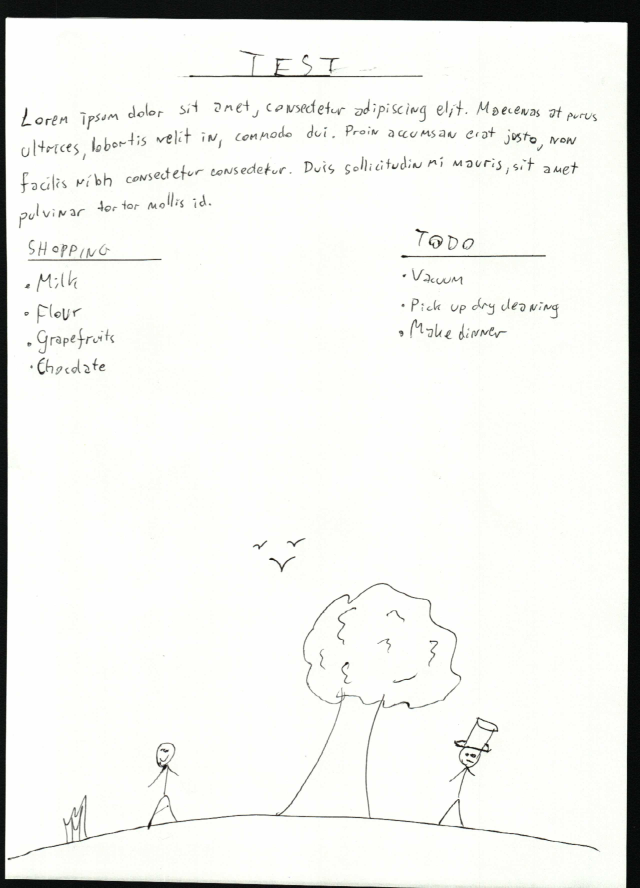
#> input picture images/IMAG0001.JPG, 2560 x 3552 px (shown at 1/4 size)
$ python main.py
#> lines starting #> are read from the running program, lines starting #| are printed output that depends on the picture; after the words box and inside, x2 and y2 are one past the last pixel; in counts of white or black regions, pixels touching at a corner belong together
### src/config.py
from __future__ import annotations ## DO NOT REMOVE

import yaml
import glob

from typing import Dict, Union, Tuple, List


# [6 lines left out: function find_cfg_file_path, not called in this run]


class Config(dict):
    """
    Config class that is internally a dict but allows accessing items by
    using `Config.ITEM` (as well as `Config['ITEM']`).
    """
    def __init__(self, cfg_path: str = None, *args, **kwargs) -> None:
        super(Config, self).__init__()

        for key, value in kwargs.items():
            self[key] = value

        if cfg_path is not None:
            self._path = cfg_path


    def __getattr__(self, key: str) -> ConfigItem:
        """
        Get a config item by `.` access.
        """
        retval, ok = self._recursive_search(key)
        if ok:
            return retval
        raise KeyError('Tried to access {}, which is not in config.'.format(key))


    def __setattr__(self, key: str, value: ConfigItem) -> None:
        """Magic overload for `.` dict indexing."""
        self[key] = value


    def __setitem__(self, key: str, value: ConfigItem) -> None:
        """Magic overload to ensure `.` indexing within subdicts."""
        if isinstance(value, dict):
            value = Config(**value)

        super(Config, self).__setitem__(key, value)


    def _recursive_search(self, key: str) -> Tuple[Union[None, ConfigItem], bool]:
        """
        Search recursively for a key if it was not found as an immediate member variable of this object.
        This is for convenience.

        Args:
        ---
        - `key`: Attribute name to find

        Returns:
        ---
        - `None` if the attribute was never find
        - an instance of `Config`
        """
        ## Return key if it's directly in this config
        if key in self.keys():
            return self[key], True

        ## Find any sub-configs in this config
        subcfgs = []
        for value in self.values():
            if isinstance(value, Config):
                subcfgs.append(value)

        ## Check if any of the subconfigs have the key directly of indirectly in them
        for subcfg in subcfgs:
            retval, ok = subcfg._recursive_search(key)
            if ok:
                return retval, True


        return None, False


    def dict(self) -> Dict[str, YAMLCompatible]:
        """Convert self to dict safely."""
        retdict = {}

        for key, value in self.items():
            if key.startswith('_'):
                continue
            elif isinstance(value, Config):
                retdict[key] = value.dict()
            else:
                retdict[key] = value

        return retdict


    def save(self) -> None:
        """Save the config to the file"""
        dict_to_save = self.dict()

        with open(self._path, 'w') as cfg_file:
            cfg_file.write(yaml.safe_dump(dict_to_save))


    @classmethod
    def from_file(cls, path: str = None) -> Config:
        """
        Read in config from the specified file.
        """
        if path is None:
            return cls.auto()

        with open(path, 'r') as cf:
            cfg_dict = yaml.safe_load(cf)

        return cls(cfg_path=path, **cfg_dict)

    # [10 lines left out: function auto, not called in this run]


## Type alias for any type that can be read in from YAML
ConfigItem = Union[int, float, bool, str, None, List, Tuple, Config]
YAMLCompatible = Union[int, float, bool, str, None, List, Tuple, Dict]

### src/image_handler.py
import os
import time
import glob
import cv2
from PIL import Image

import numpy as np
from typing import Tuple, List


IMAGE_FORMATS = ['jpg', 'png', 'bmp', 'tiff']


class ImageHandler():
    """
    OS I/O class for images and pdfs.
    """
    def __init__(self, cfg) -> None:
        self.CFG = cfg
        self.flag = cv2.IMREAD_GRAYSCALE if self.CFG.READ_GRAYSCALE else cv2.IMREAD_COLOR
        self.cnt = 0
        self.read_from_device()
        self.sort_names_by_indices()
        self.discard_old()
        self.load()


    def __iter__(self):
        self.cnt = 0
        return self


    def __next__(self) -> Tuple[str, np.ndarray]:
        """Return the next filename and image."""
        if self.cnt == len(self.files):
            raise StopIteration

        filename = str(self.files[self.cnt])
        img = self.images[self.cnt]
        self.cnt += 1

        return (os.path.split(filename)[-1], img)


    def __len__(self) -> int:
        """Magic method overload, may be useful in the future."""
        return len(self.files)


    def max(self) -> int:
        """Method for convenience."""
        if len(self.files) == 0:
            return -1
        return int(max(self.indices))


    def read_from_device(self) -> None:
        """
        Load images from device.
        """
        filenames_local = self.CFG.IMAGE_PREFIX + '*.' + self.CFG.IMAGE_EXTENSION
        path = os.path.join(self.CFG.DEVICE_PATH, filenames_local)
        self.files = np.array(glob.glob(path))


    def load(self) -> None:
        """Load images from device after they have been filtered."""
        self.images = [cv2.imread(f, self.flag) for f in self.files]


    def sort_names_by_indices(self) -> None:
        """Sort files by their order of creation."""
        self.indices = np.array(list(map(self.image_name_to_index, self.files)))
        order = np.argsort(self.indices)

        self.indices = self.indices[order]
        self.files = self.files[order]


    def image_name_to_index(self, name: str) -> int:
        """Convert automatically generated image name to image index."""
        ## Convert image path to local filename
        name = os.path.split(name)[-1]

        ## Remove prefix automatically generated by device
        if name.startswith(self.CFG.IMAGE_PREFIX):
            name = name[len(self.CFG.IMAGE_PREFIX):]

        ## Remove image extenstion(s)
        name = name.split('.')[0]

        ## Remove heading zeros (image filenames have a fixed number of digits)
        idx = name.lstrip('0')
        return int(idx)


    def discard_old(self) -> None:
        """Discard images previously processed."""
        files_not_used = np.where(self.indices > self.CFG.LAST_IMAGE_IDX)
        self.files = self.files[files_not_used]
        self.indices = self.indices[files_not_used]


    def resize_to_A4(self, img: np.ndarray) -> np.ndarray:
        """
        Resize image to A4 page size with given DPI (see config).
        """
        ## Standardized A4 sizes in px @ 300DPI
        h = int(3508 * (300/self.CFG.SAVE_DPI))
        w = int(2480 * (300/self.CFG.SAVE_DPI))
        return cv2.resize(img, (w, h))


    def get_pdf_filename(self) -> str:
        """Get unique pdf filename."""
        filename_no_ext = self.CFG.SAVE_PREFIX + '_' + time.strftime('%d_%m_%y-%H_%M') + '.pdf'
        return os.path.join(self.CFG.SAVE_PATH, filename_no_ext)


    def save(self, images: List[np.ndarray]) -> None:
        """Save images as separate images or a .pdf file."""
        if len(self.files) == 0:
            return

        ## Create output directory if it does not exist
        if not os.path.exists(self.CFG.SAVE_PATH):
            os.mkdir(self.CFG.SAVE_PATH)

        ## Convert to RGB
        if len(images[0].shape) == 3:
            images = [cv2.cvtColor(img, cv2.COLOR_BGR2RGB) for img in images]

        ## Resize to A4 size
        images = [self.resize_to_A4(img) for img in images]

        ## Save images as images
        if self.CFG.SAVE_FORMAT.lower() in IMAGE_FORMATS:
            for i in range(len(images)):
                filename = os.path.join(self.CFG.SAVE_PATH, os.path.split(self.files[i])[-1])
                cv2.imwrite(filename, images[i])

        ## Save images as pdf
        else:
            ## Convert to Pillow format
            pil_imgs = [Image.fromarray(img) for img in images]
            root = pil_imgs.pop(0)
            filename = self.get_pdf_filename()
            root.save(filename, 'PDF', save_all=True, append_images=pil_imgs)

### src/img_processing.py
import numpy as np
import cv2

from typing import Tuple


class ScanProcessor():
    """
    Class for processing scanned images and making them more presentable. Removes background and leaves
    """
    def __init__(self, cfg) -> None:
        self.CFG = cfg


    def thresh(self, img: np.ndarray) -> np.ndarray:
        """Threshold the image to single out page."""
        flag = cv2.THRESH_BINARY_INV if self.CFG.THRESH_INVERTED else cv2.THRESH_BINARY
        return cv2.threshold(img, self.CFG.THRESHOLD, 255, flag)[1] ## 0th element is thresh value


    def blur(self, img: np.ndarray) -> np.ndarray:
        """Blur image to reduce noise and improve threshing."""
        if self.CFG.BLUR_KERNEL == 0:
            return img

        kernel = tuple([self.CFG.BLUR_KERNEL]*2) if isinstance(self.CFG.BLUR_KERNEL, int) else tuple(self.CFG.BLUR_KERNEL)
        return cv2.blur(img, kernel)


    def get_rect_mask(self, img: np.ndarray) -> Tuple[np.ndarray, np.ndarray]:
        """
        Get the bounding rect of the largest blob and the mask containing only the largest blob.
        Assumes `img` has been thresholded.
        Returns [rect, mask].
        """
        cnts, _ = cv2.findContours(img, cv2.RETR_LIST, cv2.CHAIN_APPROX_NONE)

        ## Largest contour
        cnt = max(cnts, key=cv2.contourArea)

        ## Bounding rect of largest contours
        rect = cv2.boundingRect(cnt)

        ## Create mask with only largest contour
        mask = np.zeros(img.shape, dtype=np.uint8)
        mask = cv2.drawContours(mask, [cnt], 0, [255, 255, 255], -1)

        return rect, mask


    def erode(self, img: np.ndarray) -> np.ndarray:
        """Erode an image as specified in CFG."""
        ksize = tuple([self.CFG.EROSION_KERNEL]*2) if isinstance(self.CFG.EROSION_KERNEL, int) else tuple(self.CFG.EROSION_KERNEL)
        kernel = cv2.getStructuringElement(cv2.MORPH_RECT, ksize)
        return cv2.morphologyEx(img, cv2.MORPH_ERODE, kernel, self.CFG.EROSION_ITERATIONS)


    def crop_content(self, img: np.ndarray, mask: np.ndarray, rect: np.ndarray) -> Tuple[np.ndarray, np.ndarray]:
        """
        Crop content to fit as little background onto the final image as possible.
        """
        ## Unpack rect
        x, y, w, h = rect

        ## Crop image and mask
        ## If you're confused about the order of x,y refer to how OpenCV defines its axes
        img = img[y:y+h, x:x+w]
        mask = mask[y:y+h, x:x+w]

        return img, mask


    def draw_content_only(self, img: np.ndarray, mask: np.ndarray) -> np.ndarray:
        """Draw background as solid color."""
        ## Color is given as null, should be determined automatically (as mean of non-black pixels)
        if self.CFG.BACKGROUND_COLOR == None:
            img[mask == 0] = 0
            color = np.sum(img) / np.count_nonzero(img) ## Mean excluding 0-values
        ## Image is grayscale, color is BGR
        elif len(img.shape) == 2:
            color = np.mean(self.CFG.BACKGROUND_COLOR)
        ## Color is given as int
        elif isinstance(self.CFG.BACKGROUND_COLOR, int):
            color = [self.CFG.BACKGROUND_COLOR]*3
        else:
            color = self.CFG.BACKGROUND_COLOR

        img[mask == 0] = color

        return img


    def cut_off_margins(self, img: np.ndarray) -> np.ndarray:
        """Remove margins from images to cut off even more background."""
        margin = self.CFG.MARGIN
        if margin == 0:
            return img
        return img[margin:-margin+1, margin:-margin+1]


    def __call__(self, img: np.ndarray) -> np.ndarray:
        """
        Comprehensive call to the processor. Gets raw scan image and performs full processing path,
        returns final image.
        """
        img = self.blur(img)

        if len(img.shape) == 3:
            gray = cv2.cvtColor(img, cv2.COLOR_BGR2GRAY)
        else:
            gray = img

        threshed = self.thresh(gray)

        rect, mask = self.get_rect_mask(threshed)

        mask = self.erode(mask)

        img, mask = self.crop_content(img, mask, rect)

        img =  self.draw_content_only(img, mask)

        return self.cut_off_margins(img)

### main.py
import tqdm

from src.config import Config
from src.img_processing import ScanProcessor
from src.image_handler import ImageHandler


def main() -> None:
    config = Config.from_file('cfg\\config.yml')
    proc = ScanProcessor(config.IMAGE_PROCESSING)
    handler = ImageHandler(config.IO)
#> in load, `self.images = [cv2.imread(f, self.flag) for f in self.files]`: self.images = 1 item

    images_processed = []

    ## No new scans, exit
    if len(handler) == 0:
        input('Nothing to process or device not found. Press Enter to exit')
        return

    ## Process images with nice progress bar
    for i, (image_path, img) in tqdm.tqdm(enumerate(handler), total=len(handler), desc="Creating pdf file"):
        ip = proc(img)
        images_processed.append(ip)
#> this loop made 1 pass
#> pass 1, in __call__, `threshed = self.thresh(gray)`:
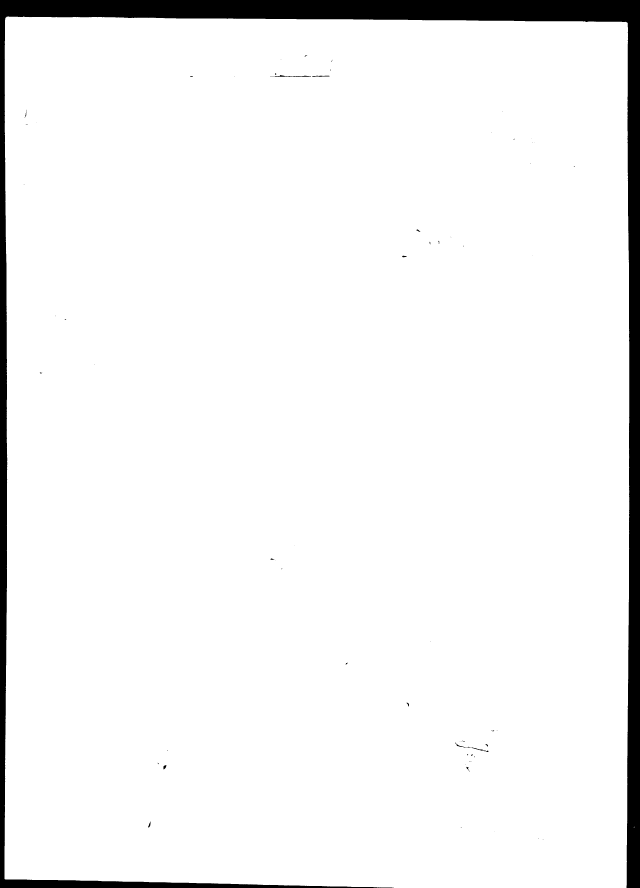
#> threshed: shape (3552, 2560) (shown at 1/4 size); 94.8% white; 65 black regions (43 under 20 px), largest, box (x1, y1, x2, y2) and area: (0, 0, 2560, 3552) 471539, (1080, 300, 1244, 307) 431, (1820, 2970, 1955, 3008) 363
#> after the loop, images_processed = 1 item

    ## Save as pdf or images
    handler.save(images_processed)
#> in resize_to_A4, `return cv2.resize(img, (w, h))`:
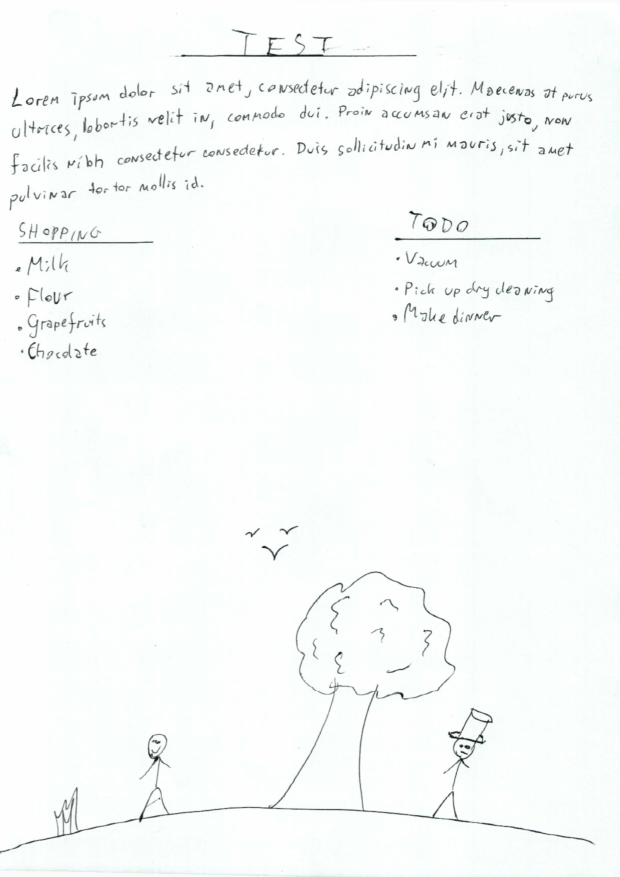
#> returned value: shape (3508, 2480, 3) (shown at 1/4 size); mean of channels 0, 1, 2 250.6, 251.3, 247.7; drawn as B, G, R

    ## Update config
    new_last_idx = handler.max()
    if new_last_idx != -1:
        config.IO.LAST_IMAGE_IDX = new_last_idx
    config.save()

    input('{} pages processed. Press Enter to exit'.format(len(handler)))


if __name__ == '__main__':
    main()
